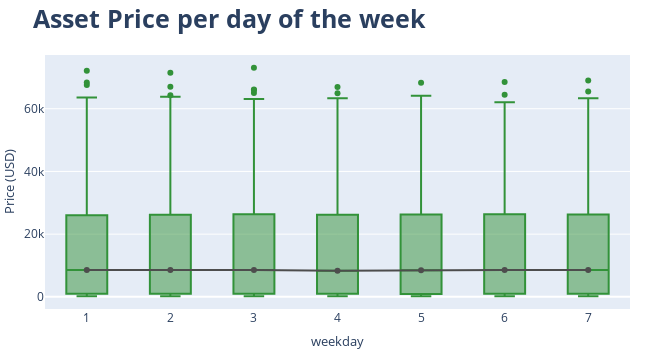

The notebook cell saved with this chart:
### Markdown cell above
# Boxplot chart for weekly seasonality

### Code cell
dfg['weekday'] = dfg.index.day_of_week + 1

# fig 1 weekly boxplot
fig1 = px.box(dfg.sort_values('weekday'), x='weekday', y='close',
              color_discrete_sequence=[palette_asset['green']])

# fig 2 line with median data for each weekday
df_median = pd.DataFrame(dfg.groupby('weekday')['close'].median()).reset_index()
fig2 = px.line(df_median, x='weekday', y='close', markers=True,
               color_discrete_sequence=[palette_asset['gray']])

fig = go.Figure(data=fig1.data + fig2.data)

fig.update_layout(
    width       = 650,
    height      = 350,
    title       = dict(text='<b>Asset Price per day of the week</b>', font=dict(size=25)),
    yaxis_title = dict(text='Price (USD)', font=dict(size=13)),
    xaxis       = dict(tickmode='linear'),
    xaxis_title = dict(text='weekday', font=dict(size=13)),
    margin      = dict(l=0, r=20, t=55, b=20)
    )

fig.show()

### Figure 1 — Plotly figure (JSON) as saved in the notebook; plotly's stock layout.template omitted (floating-point values rounded to 4 significant figures; data arrays with more than 128 entries replaced by an {"elided": "..."} marker saying what was removed)
{"data": [{"alignmentgroup": "True", "hovertemplate": "weekday=%{x}<br>close=%{y}<extra></extra>", "legendgroup": "", "marker": {"color": "#329239"}, "name": "", "notched": false, "offsetgroup": "", "orientation": "v", "showlegend": false, "type": "box", "x": {"elided": "3466 int values"}, "x0": " ", "xaxis": "x", "y": {"elided": "3466 float values"}, "y0": " ", "yaxis": "y"}, {"hovertemplate": "weekday=%{x}<br>close=%{y}<extra></extra>", "legendgroup": "", "line": {"color": "#4d4d4d", "dash": "solid"}, "marker": {"symbol": "circle"}, "mode": "lines+markers", "name": "", "orientation": "v", "showlegend": false, "type": "scatter", "x": [1, 2, 3, 4, 5, 6, 7], "xaxis": "x", "y": [8602.0, 8598.0, 8541.0, 8301.0, 8492.0, 8564.0, 8562.0], "yaxis": "y"}], "layout": {"height": 350, "margin": {"b": 20, "l": 0, "r": 20, "t": 55}, "title": {"font": {"size": 25}, "text": "<b>Asset Price per day of the week</b>"}, "width": 650, "xaxis": {"autorange": true, "range": [0.5, 7.5], "tickmode": "linear", "title": {"font": {"size": 13}, "text": "weekday"}, "type": "linear"}, "yaxis": {"autorange": true, "range": [-3872.0, 77130.0], "title": {"font": {"size": 13}, "text": "Price (USD)"}, "type": "linear"}}}
